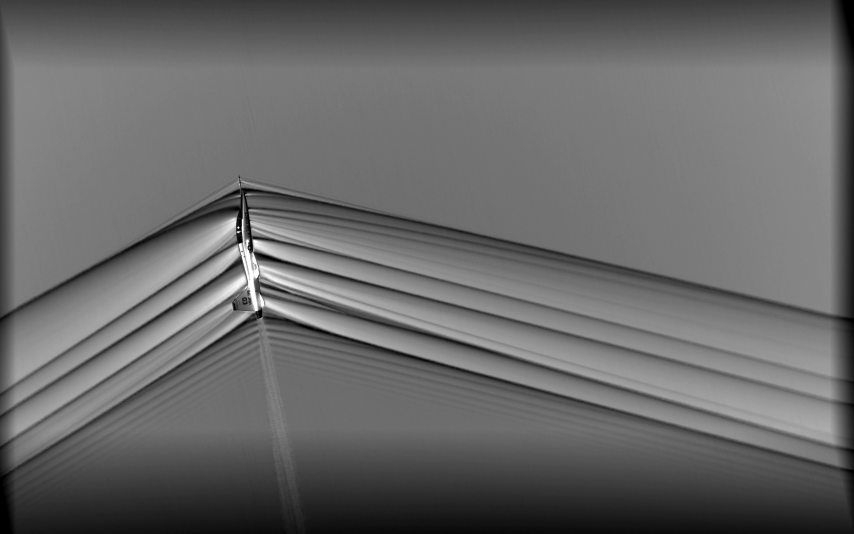
%> input picture Atividade 8/f3_p3_knife_plane_drop_dy_2-22.jpg, 2560 x 1600 px (shown at 1/3 size)
$ octave atv08_01.m   (GNU Octave 9; MATLAB toolbox functions it lacks are replaced by stand-ins)
%> lines starting %> are read from the running program, lines starting %| are printed output that depends on the picture; in (x1, y1, x2, y2) boxes, pixels count from 0 and x2, y2 are one past the last pixel; in counts of white or black regions, pixels touching at a corner belong together; the program's own positions count from 1
% color_01 [script]
clear all; close all; clc

grayAviao = imread('f3_p3_knife_plane_drop_dy_2-22.jpg');
%> grayAviao is the input picture: size 1600x2560 uint8; min 0, max 255, mean 104.3
th = graythresh(grayAviao);
%> th = 0.357
bw1 = im2bw(grayAviao, th);
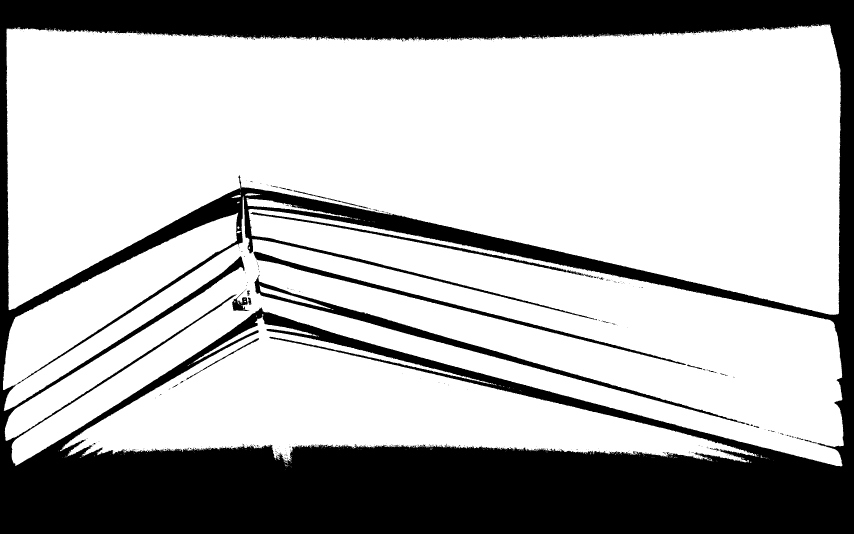
%> bw1: size 1600x2560 logical (shown at 1/3 size); 70.3% white; 691 black regions (662 under 20 px), largest, box (x1, y1, x2, y2) and area: (0, 0, 2560, 1600) 1166593, (763, 825, 2236, 1272) 24718, (760, 755, 2058, 1095) 14477
bw1 = ~bw1; %inverte

grayd = mat2gray(grayAviao); %double [0...1]
aviao2 = mat2gray(bw1);
aviao2 = imsubtract(grayd, aviao2);
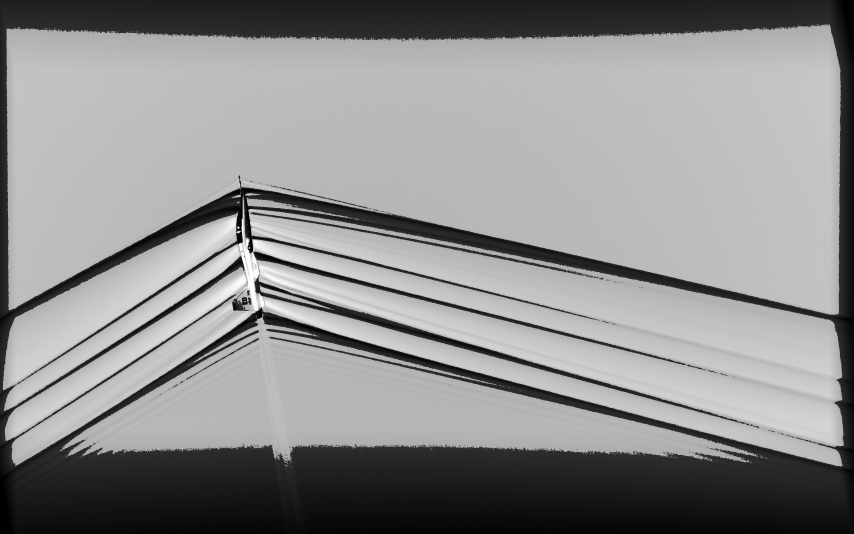
%> aviao2: size 1600x2560 double (shown at 1/3 size); min -1, max 1, mean 0.112; drawn with min black and max white

#Inteiros para aplicar colormap
gray = uint8(aviao2.*255);
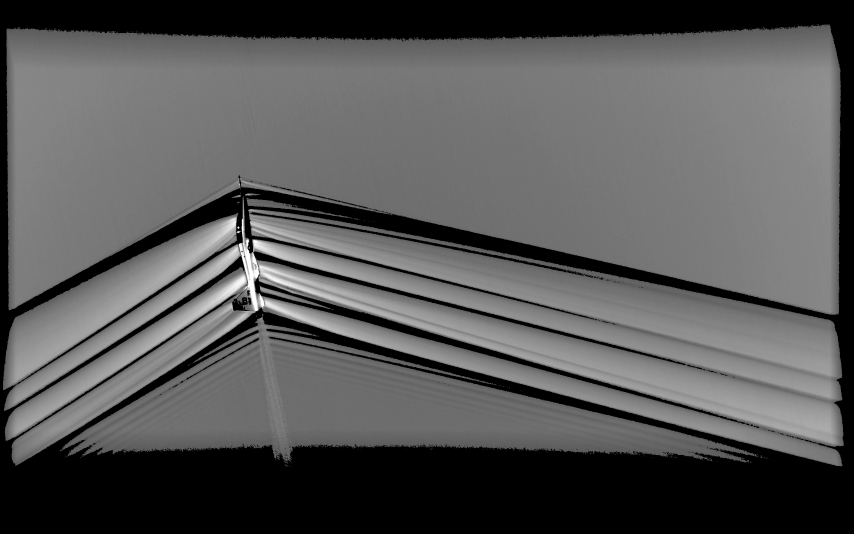
%> gray: size 1600x2560 uint8 (shown at 1/3 size); min 0, max 255, mean 86.6
figure, imshow(gray), title('gray')
c1 = colormap(jet(64));
%imwrite(gray, c1, 'colormapAviao.png');

c2 = uint8(1:255);
c2 = c2.';
c3 = cat(2,c2,c2);
c3 = cat(2,c3,c2);
c3 = mat2gray(c3);
mapa = cat(1,c1,c3);

se = strel ('disk',15,0);

tophat = imtophat(grayAviao, se);
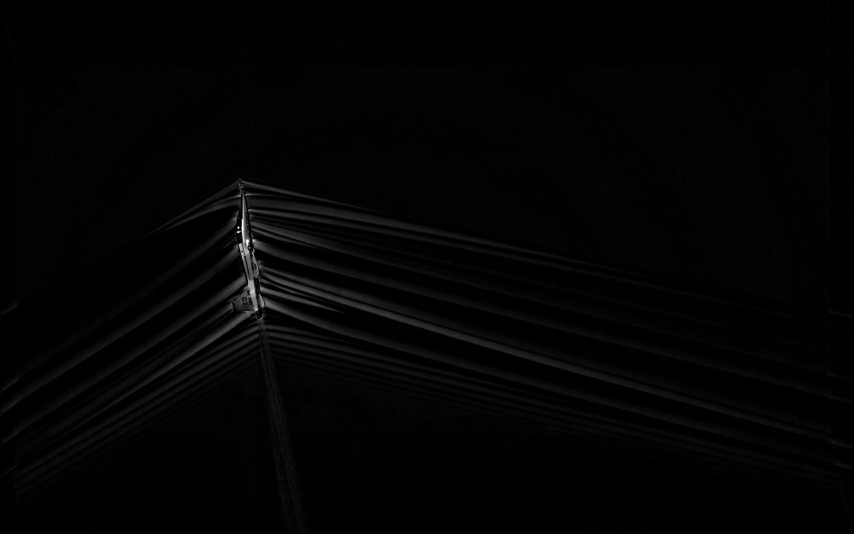
%> tophat: size 1600x2560 uint8 (shown at 1/3 size); min 0, max 255, mean 3.5

tophat1 =im2double(tophat);

tophat2 = tophat1>0.1;
%> tophat2: size 1600x2560 logical; 2% white; 244 white regions (217 under 20 px), largest, box (x1, y1, x2, y2) and area: (437, 571, 1792, 1149) 45565, (738, 590, 1309, 702) 7137, (524, 535, 1006, 677) 5162
se = strel ("rectangle", [15 2]);
tophat2 = imopen(tophat2,se);
%> tophat2: size 1600x2560 logical; 1.1% white; 81 white regions, largest, box (x1, y1, x2, y2) and area: (548, 571, 843, 1082) 15412, (817, 827, 1435, 1033) 10357, (775, 879, 937, 972) 3524
se = strel ("square", 3);
tophat2 = imclose(tophat2, se);
%> tophat2: size 1600x2560 logical; 1.2% white; 43 white regions, largest, box (x1, y1, x2, y2) and area: (535, 571, 952, 1091) 20055, (817, 827, 1484, 1047) 11098, (757, 663, 931, 730) 3300
se = strel ("disk", 5,0);
tophat2 = imclose(tophat2, se);
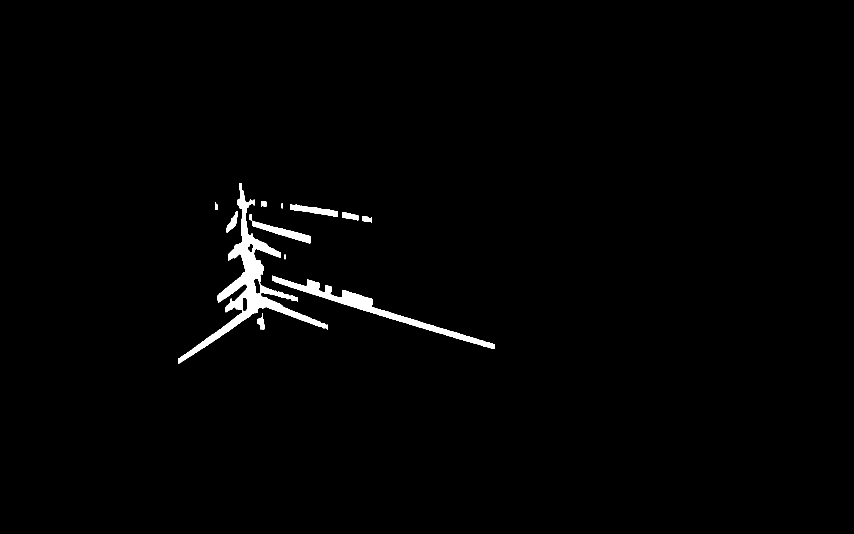
%> tophat2: size 1600x2560 logical (shown at 1/3 size); 1.3% white; 12 white regions, largest, box (x1, y1, x2, y2) and area: (535, 550, 983, 1091) 29176, (817, 827, 1484, 1047) 14627, (749, 643, 931, 730) 3421
tophat3 = imfill(tophat2, 'holes');
%> tophat3: size 1600x2560 logical; 1.3% white; 12 white regions, largest, box (x1, y1, x2, y2) and area: (535, 550, 983, 1091) 30575, (817, 827, 1484, 1047) 14627, (749, 643, 931, 730) 3421

 % Labeling
[rv8, nobj] = bwlabel(tophat3, 8);
%> rv8: size 1600x2560 double; 13 distinct labels, from 0 to 12
%> nobj = 12

% Aloca vetor para armazenar o número de pixels de cada objeto
area = zeros(1,nobj);
% Aloca cell array para armazenar os índices lineares de cada objeto
linearIdx = cell(1,nobj);
%> linearIdx = {[], [], [], [], [], [], [], [], [], [], [], []}

% Para cada objeto
for k = 1:nobj
    % Coordenadas lineares dos pixels do objeto k
    linearIdx{k} = find(rv8==k);
    % Número de pixels do objeto k
    area(k) = length(linearIdx{k});
end
%> this loop made 12 passes
%> after the loop, area = [30575 147 895 3421 542 229 14627 45 30 2331 744 419]; linearIdx = 12 items

[ordenado, indexes] = sort(area); %indexes é o label
%> ordenado = [30 45 147 229 419 542 744 895 2331 3421 14627 30575]; indexes = [9 8 2 6 12 5 11 3 10 4 7 1]

% Apenas as 70% menores áreas
nobj2 = nobj*0.9;
%> nobj2 = 10.8
ordenado = ordenado(1:uint8(nobj2));
%> ordenado = [30 45 147 229 419 542 744 895 2331 3421 14627]
indexes = indexes(1:uint8(nobj2));
%> indexes = [9 8 2 6 12 5 11 3 10 4 7]

% Elimina os 70% objetos menores
bw2 = tophat3;
for k = 1:length(ordenado)
    bw2(linearIdx{indexes(k)}) =  0;
end
%> this loop made 11 passes
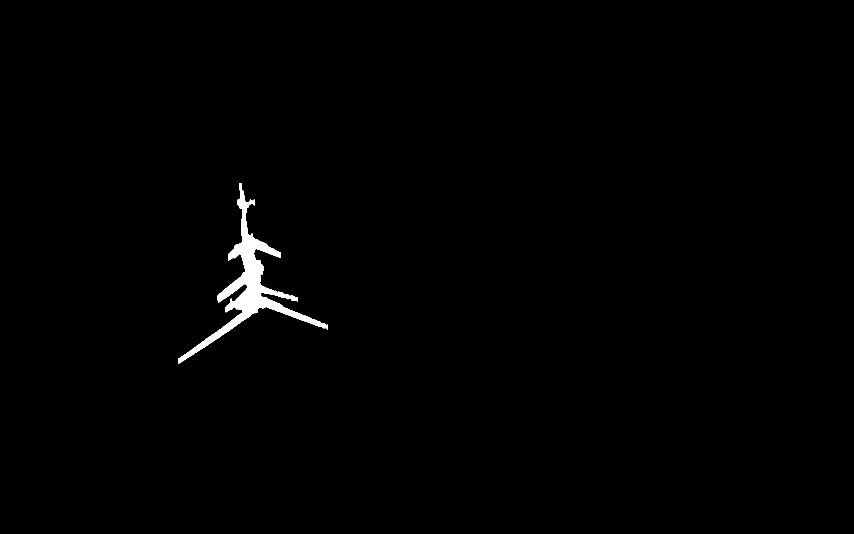
%> bw2: size 1600x2560 logical (shown at 1/3 size); 0.75% white; 1 white region, box (x1, y1, x2, y2) and area: (535, 550, 983, 1091) 30575

bw2 = ~bw2;
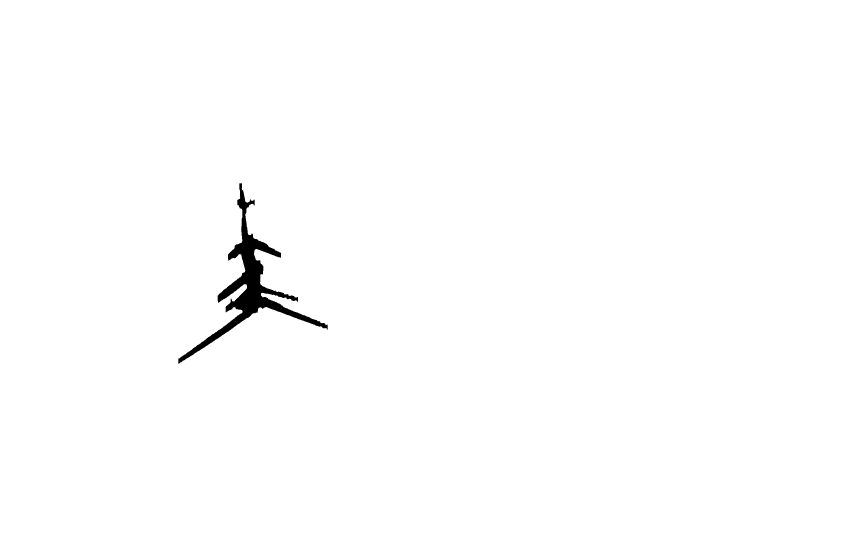
%> bw2: size 1600x2560 logical (shown at 1/3 size); 99.3% white; 1 black region, box (x1, y1, x2, y2) and area: (535, 550, 983, 1091) 30575

%> (the run ends here)
